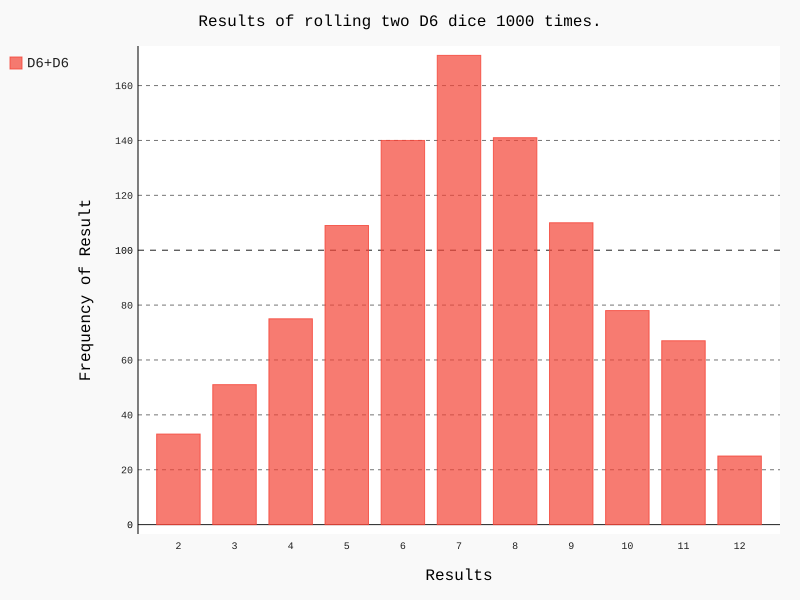

Write the Python code that produced this figure.
from die import Die
import pygal

# create two D6
die1 = Die()
die2 = Die()

#spin several times toss, and save the result into a list
results = []
for roll_num in range(1000):
	result = die1.roll() + die2.roll()
	results.append(result)
	
# analyse the results
frequencies = []

max_result = die1.num_sides + die2.num_sides
for value in range(2, max_result+1):
	frequency = results.count(value)
	frequencies.append(frequency)
	
#print(frequencies)

# visualize the result
hist = pygal.Bar()

hist.title = "Results of rolling two D6 dice 1000 times."
hist.x_labels = ['2','3','4','5','6','7','8','9','10','11','12']

hist.x_title = "Results"
hist.y_title = "Frequency of Result"

hist.add('D6+D6', frequencies)
hist.render_to_file('die_visual.svg')
